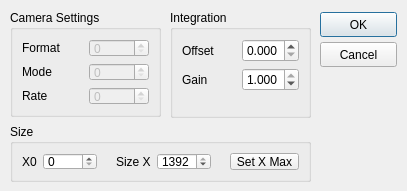
<?xml version="1.0" encoding="UTF-8"?>
<ui version="4.0">
 <class>dialogAS5216</class>
 <widget class="QDialog" name="dialogAS5216">
  <property name="geometry">
   <rect>
    <x>0</x>
    <y>0</y>
    <width>407</width>
    <height>191</height>
   </rect>
  </property>
  <property name="minimumSize">
   <size>
    <width>407</width>
    <height>191</height>
   </size>
  </property>
  <property name="maximumSize">
   <size>
    <width>407</width>
    <height>191</height>
   </size>
  </property>
  <property name="windowTitle">
   <string>Dialog</string>
  </property>
  <widget class="QGroupBox" name="groupBox">
   <property name="geometry">
    <rect>
     <x>10</x>
     <y>10</y>
     <width>151</width>
     <height>107</height>
    </rect>
   </property>
   <property name="title">
    <string>Camera Settings</string>
   </property>
   <layout class="QGridLayout" name="gridLayout">
    <item row="0" column="0">
     <widget class="QLabel" name="label_format">
      <property name="text">
       <string>Format</string>
      </property>
     </widget>
    </item>
    <item row="0" column="1">
     <widget class="QSpinBox" name="spinBox_format">
      <property name="enabled">
       <bool>false</bool>
      </property>
     </widget>
    </item>
    <item row="1" column="0">
     <widget class="QLabel" name="label_mode">
      <property name="text">
       <string>Mode</string>
      </property>
     </widget>
    </item>
    <item row="1" column="1">
     <widget class="QSpinBox" name="spinBox_mode">
      <property name="enabled">
       <bool>false</bool>
      </property>
      <property name="maximum">
       <number>4</number>
      </property>
     </widget>
    </item>
    <item row="2" column="0">
     <widget class="QLabel" name="label_rate">
      <property name="text">
       <string>Rate</string>
      </property>
     </widget>
    </item>
    <item row="2" column="1">
     <widget class="QSpinBox" name="spinBox_rate">
      <property name="enabled">
       <bool>false</bool>
      </property>
      <property name="maximum">
       <number>4</number>
      </property>
     </widget>
    </item>
   </layout>
  </widget>
  <widget class="QPushButton" name="okButton">
   <property name="geometry">
    <rect>
     <x>320</x>
     <y>12</y>
     <width>77</width>
     <height>25</height>
    </rect>
   </property>
   <property name="text">
    <string>OK</string>
   </property>
  </widget>
  <widget class="QPushButton" name="cancelButton">
   <property name="geometry">
    <rect>
     <x>320</x>
     <y>42</y>
     <width>77</width>
     <height>25</height>
    </rect>
   </property>
   <property name="text">
    <string>Cancel</string>
   </property>
   <property name="autoDefault">
    <bool>false</bool>
   </property>
  </widget>
  <widget class="QGroupBox" name="groupBox_3">
   <property name="geometry">
    <rect>
     <x>10</x>
     <y>124</y>
     <width>301</width>
     <height>58</height>
    </rect>
   </property>
   <property name="title">
    <string>Size</string>
   </property>
   <layout class="QHBoxLayout" name="horizontalLayout">
    <item>
     <widget class="QLabel" name="label_x0">
      <property name="text">
       <string>X0</string>
      </property>
     </widget>
    </item>
    <item>
     <widget class="QSpinBox" name="spinBox_x0">
      <property name="maximum">
       <number>1391</number>
      </property>
     </widget>
    </item>
    <item>
     <spacer name="horizontalSpacer">
      <property name="orientation">
       <enum>Qt::Horizontal</enum>
      </property>
      <property name="sizeType">
       <enum>QSizePolicy::Fixed</enum>
      </property>
      <property name="sizeHint" stdset="0">
       <size>
        <width>13</width>
        <height>20</height>
       </size>
      </property>
     </spacer>
    </item>
    <item>
     <widget class="QLabel" name="label_sizeX">
      <property name="text">
       <string>Size X</string>
      </property>
     </widget>
    </item>
    <item>
     <widget class="QSpinBox" name="spinBox_xsize">
      <property name="maximum">
       <number>1392</number>
      </property>
      <property name="value">
       <number>1392</number>
      </property>
     </widget>
    </item>
    <item>
     <spacer name="horizontalSpacer_2">
      <property name="orientation">
       <enum>Qt::Horizontal</enum>
      </property>
      <property name="sizeType">
       <enum>QSizePolicy::Fixed</enum>
      </property>
      <property name="sizeHint" stdset="0">
       <size>
        <width>13</width>
        <height>20</height>
       </size>
      </property>
     </spacer>
    </item>
    <item>
     <widget class="QPushButton" name="pushButton_setSizeXMax">
      <property name="text">
       <string>Set X Max</string>
      </property>
      <property name="autoDefault">
       <bool>false</bool>
      </property>
     </widget>
    </item>
   </layout>
  </widget>
  <widget class="QGroupBox" name="groupBox_2">
   <property name="geometry">
    <rect>
     <x>170</x>
     <y>10</y>
     <width>141</width>
     <height>108</height>
    </rect>
   </property>
   <property name="title">
    <string>Integration</string>
   </property>
   <layout class="QGridLayout" name="gridLayout_2">
    <item row="0" column="0">
     <widget class="QLabel" name="label_offset">
      <property name="text">
       <string>Offset</string>
      </property>
     </widget>
    </item>
    <item row="0" column="1">
     <widget class="QDoubleSpinBox" name="doubleSpinBox_offset">
      <property name="decimals">
       <number>3</number>
      </property>
      <property name="maximum">
       <double>1.000000000000000</double>
      </property>
      <property name="singleStep">
       <double>0.010000000000000</double>
      </property>
     </widget>
    </item>
    <item row="1" column="0">
     <widget class="QLabel" name="label_gain">
      <property name="text">
       <string>Gain</string>
      </property>
     </widget>
    </item>
    <item row="1" column="1">
     <widget class="QDoubleSpinBox" name="doubleSpinBox_gain">
      <property name="prefix">
       <string/>
      </property>
      <property name="suffix">
       <string/>
      </property>
      <property name="decimals">
       <number>3</number>
      </property>
      <property name="minimum">
       <double>0.000000000000000</double>
      </property>
      <property name="maximum">
       <double>1.000000000000000</double>
      </property>
      <property name="singleStep">
       <double>0.010000000000000</double>
      </property>
      <property name="value">
       <double>1.000000000000000</double>
      </property>
     </widget>
    </item>
    <item row="2" column="1">
     <spacer name="verticalSpacer">
      <property name="orientation">
       <enum>Qt::Vertical</enum>
      </property>
      <property name="sizeHint" stdset="0">
       <size>
        <width>20</width>
        <height>18</height>
       </size>
      </property>
     </spacer>
    </item>
   </layout>
  </widget>
 </widget>
 <resources/>
 <connections>
  <connection>
   <sender>okButton</sender>
   <signal>clicked()</signal>
   <receiver>dialogAS5216</receiver>
   <slot>accept()</slot>
   <hints>
    <hint type="sourcelabel">
     <x>352</x>
     <y>35</y>
    </hint>
    <hint type="destinationlabel">
     <x>233</x>
     <y>29</y>
    </hint>
   </hints>
  </connection>
  <connection>
   <sender>cancelButton</sender>
   <signal>clicked()</signal>
   <receiver>dialogAS5216</receiver>
   <slot>reject()</slot>
   <hints>
    <hint type="sourcelabel">
     <x>330</x>
     <y>66</y>
    </hint>
    <hint type="destinationlabel">
     <x>197</x>
     <y>125</y>
    </hint>
   </hints>
  </connection>
 </connections>
</ui>
